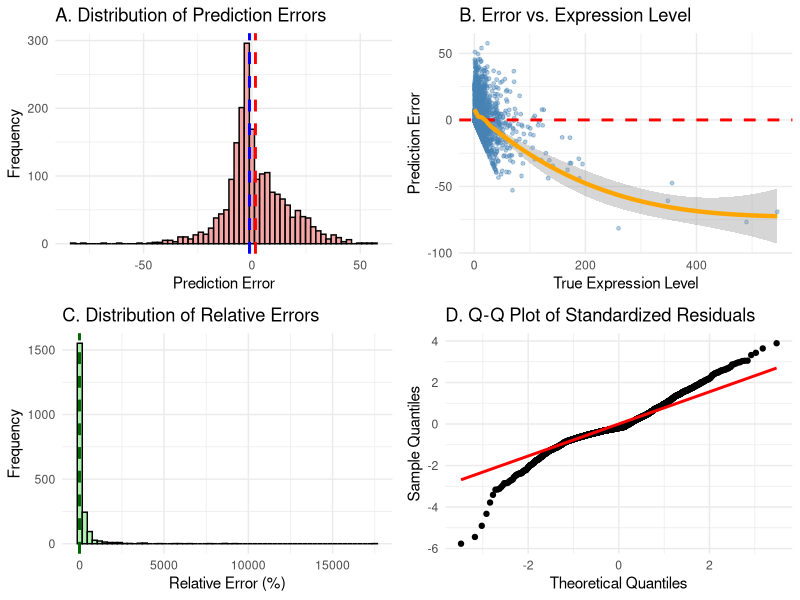
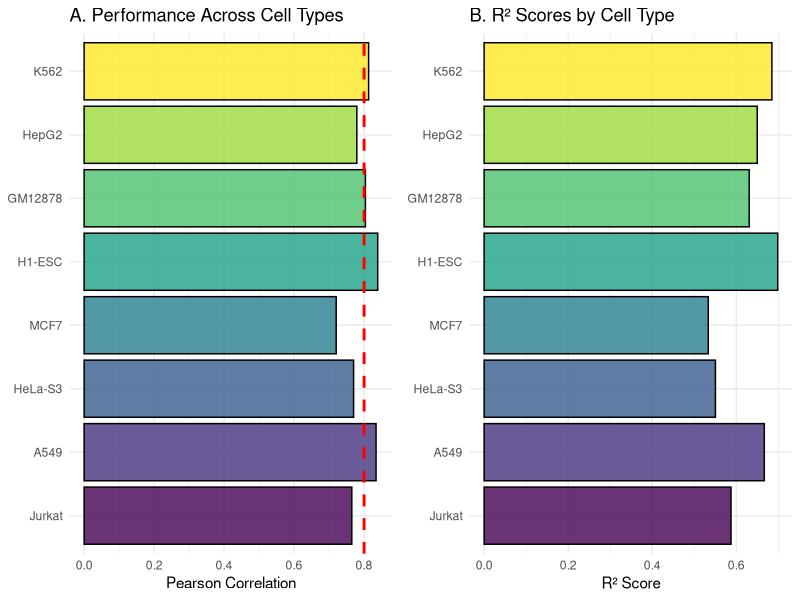
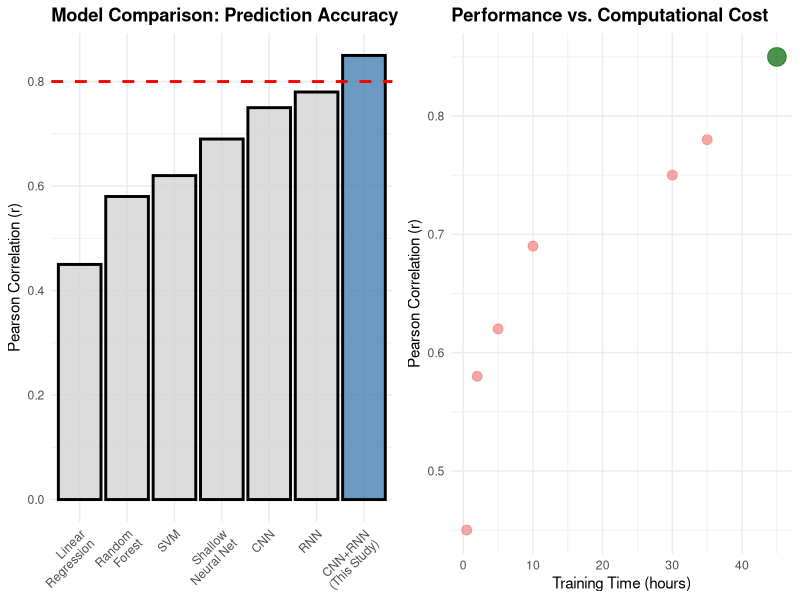
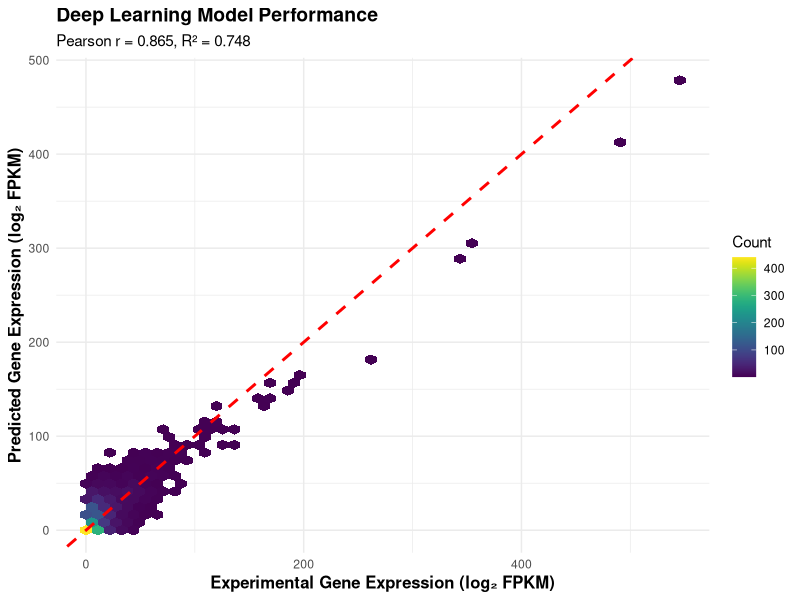

The R script that drew these images, in order:
# Gene Expression Prediction Visualizations in R
# =================================================
# 
# This script generates visualizations for analyzing deep learning model
# performance in predicting gene expression from DNA sequences.
#
# Author: Scientific Blog Post Series
# Date: October 26, 2025
#
# Required packages: ggplot2, dplyr, gridExtra, viridis

# Load required libraries
if (!require("ggplot2")) install.packages("ggplot2")
if (!require("dplyr")) install.packages("dplyr")
if (!require("gridExtra")) install.packages("gridExtra")
if (!require("viridis")) install.packages("viridis")

library(ggplot2)
library(dplyr)
library(gridExtra)
library(viridis)

# Create output directory
dir.create("figures", showWarnings = FALSE)

# Set seed for reproducibility
set.seed(42)

# Generate simulated data
generate_data <- function(n = 2000, correlation = 0.85) {
  true_expr <- rlnorm(n, meanlog = 2, sdlog = 1.2)
  noise_std <- sqrt((1 - correlation^2) / correlation^2) * sd(true_expr)
  pred_expr <- correlation * true_expr + rnorm(n, 0, noise_std)
  pred_expr <- pmax(pred_expr, 0.1)
  
  data.frame(
    true_expression = true_expr,
    predicted_expression = pred_expr
  )
}

# Figure 1: Model Performance
plot_model_performance <- function(data) {
  cor_val <- cor(data$true_expression, data$predicted_expression, method = "pearson")
  r2_val <- cor_val^2
  
  p <- ggplot(data, aes(x = true_expression, y = predicted_expression)) +
    geom_hex(bins = 50) +
    geom_abline(intercept = 0, slope = 1, color = "red", linetype = "dashed", size = 1) +
    scale_fill_viridis(name = "Count") +
    labs(
      x = "Experimental Gene Expression (log₂ FPKM)",
      y = "Predicted Gene Expression (log₂ FPKM)",
      title = "Deep Learning Model Performance",
      subtitle = sprintf("Pearson r = %.3f, R² = %.3f", cor_val, r2_val)
    ) +
    theme_minimal() +
    theme(
      plot.title = element_text(face = "bold", size = 14),
      axis.title = element_text(face = "bold", size = 12)
    )
  
  ggsave("figures/figure1_model_performance_R.png", p, width = 8, height = 7, dpi = 300)
  print("Saved: figures/figure1_model_performance_R.png")
  
  return(list(correlation = cor_val, r2 = r2_val))
}

# Figure 2: Error Analysis
plot_error_analysis <- function(data) {
  data$error <- data$predicted_expression - data$true_expression
  data$relative_error <- (data$error / data$true_expression) * 100
  
  p1 <- ggplot(data, aes(x = error)) +
    geom_histogram(bins = 60, fill = "lightcoral", color = "black", alpha = 0.7) +
    geom_vline(aes(xintercept = mean(error)), color = "red", linetype = "dashed", size = 1) +
    geom_vline(aes(xintercept = median(error)), color = "blue", linetype = "dashed", size = 1) +
    labs(
      x = "Prediction Error",
      y = "Frequency",
      title = "A. Distribution of Prediction Errors"
    ) +
    theme_minimal()
  
  p2 <- ggplot(data, aes(x = true_expression, y = error)) +
    geom_point(alpha = 0.4, size = 1, color = "steelblue") +
    geom_hline(yintercept = 0, color = "red", linetype = "dashed", size = 1) +
    geom_smooth(method = "loess", color = "orange", size = 1.5) +
    labs(
      x = "True Expression Level",
      y = "Prediction Error",
      title = "B. Error vs. Expression Level"
    ) +
    theme_minimal()
  
  p3 <- ggplot(data, aes(x = relative_error)) +
    geom_histogram(bins = 60, fill = "lightgreen", color = "black", alpha = 0.7) +
    geom_vline(aes(xintercept = median(relative_error)), 
               color = "darkgreen", linetype = "dashed", size = 1) +
    labs(
      x = "Relative Error (%)",
      y = "Frequency",
      title = "C. Distribution of Relative Errors"
    ) +
    theme_minimal()
  
  p4 <- ggplot(data, aes(sample = scale(error))) +
    stat_qq() +
    stat_qq_line(color = "red", size = 1) +
    labs(
      title = "D. Q-Q Plot of Standardized Residuals",
      x = "Theoretical Quantiles",
      y = "Sample Quantiles"
    ) +
    theme_minimal()
  
  combined <- grid.arrange(p1, p2, p3, p4, ncol = 2)
  ggsave("figures/figure2_error_analysis_R.png", combined, width = 14, height = 10, dpi = 300)
  print("Saved: figures/figure2_error_analysis_R.png")
}

# Figure 3: Cell Type Performance
plot_cell_type_performance <- function() {
  cell_types <- c('K562', 'HepG2', 'GM12878', 'H1-ESC', 'MCF7', 'HeLa-S3', 'A549', 'Jurkat')
  
  df <- data.frame(
    CellType = factor(cell_types, levels = rev(cell_types)),
    Pearson = pmax(0.7, pmin(0.92, rnorm(length(cell_types), 0.82, 0.05))),
    MSE = runif(length(cell_types), 0.15, 0.35),
    Samples = sample(400:800, length(cell_types), replace = TRUE)
  )
  df$R2 <- df$Pearson^2 + rnorm(length(cell_types), 0, 0.02)
  
  p1 <- ggplot(df, aes(x = Pearson, y = CellType, fill = CellType)) +
    geom_col(alpha = 0.8, color = "black") +
    geom_vline(xintercept = 0.8, linetype = "dashed", color = "red", size = 1) +
    scale_fill_viridis_d() +
    labs(
      x = "Pearson Correlation",
      y = NULL,
      title = "A. Performance Across Cell Types"
    ) +
    theme_minimal() +
    theme(legend.position = "none")
  
  p2 <- ggplot(df, aes(x = R2, y = CellType, fill = CellType)) +
    geom_col(alpha = 0.8, color = "black") +
    scale_fill_viridis_d() +
    labs(
      x = "R² Score",
      y = NULL,
      title = "B. R² Scores by Cell Type"
    ) +
    theme_minimal() +
    theme(legend.position = "none")
  
  combined <- grid.arrange(p1, p2, ncol = 2)
  ggsave("figures/figure3_cell_type_performance_R.png", combined, width = 14, height = 5, dpi = 300)
  print("Saved: figures/figure3_cell_type_performance_R.png")
}

# Figure 4: Model Comparison
plot_model_comparison <- function() {
  models <- c('Linear\nRegression', 'Random\nForest', 'SVM', 'Shallow\nNeural Net', 
              'CNN', 'RNN', 'CNN+RNN\n(This Study)')
  
  df <- data.frame(
    Model = factor(models, levels = models),
    Correlation = c(0.45, 0.58, 0.62, 0.69, 0.75, 0.78, 0.85),
    R2 = c(0.20, 0.34, 0.38, 0.48, 0.56, 0.61, 0.72),
    TrainingTime = c(0.5, 2, 5, 10, 30, 35, 45),
    Highlight = c(rep("Baseline", 6), "This Study")
  )
  
  p1 <- ggplot(df, aes(x = Model, y = Correlation, fill = Highlight)) +
    geom_col(alpha = 0.8, color = "black", size = 1) +
    scale_fill_manual(values = c("Baseline" = "lightgray", "This Study" = "steelblue")) +
    geom_hline(yintercept = 0.8, linetype = "dashed", color = "red", size = 1) +
    labs(
      y = "Pearson Correlation (r)",
      x = NULL,
      title = "Model Comparison: Prediction Accuracy"
    ) +
    theme_minimal() +
    theme(
      legend.position = "none",
      axis.text.x = element_text(angle = 45, hjust = 1),
      plot.title = element_text(face = "bold")
    )
  
  p2 <- ggplot(df, aes(x = TrainingTime, y = Correlation, color = Highlight, size = Highlight)) +
    geom_point(alpha = 0.7) +
    scale_color_manual(values = c("Baseline" = "lightcoral", "This Study" = "darkgreen")) +
    scale_size_manual(values = c("Baseline" = 3, "This Study" = 6)) +
    labs(
      x = "Training Time (hours)",
      y = "Pearson Correlation (r)",
      title = "Performance vs. Computational Cost"
    ) +
    theme_minimal() +
    theme(legend.position = "none", plot.title = element_text(face = "bold"))
  
  combined <- grid.arrange(p1, p2, ncol = 2)
  ggsave("figures/figure4_model_comparison_R.png", combined, width = 14, height = 5, dpi = 300)
  print("Saved: figures/figure4_model_comparison_R.png")
}

# Main execution
cat("========================================\n")
cat("Gene Expression Prediction Visualizations\n")
cat("========================================\n\n")

cat("Generating data...\n")
data <- generate_data(n = 2000, correlation = 0.85)

cat("\nGenerating visualizations...\n\n")
metrics <- plot_model_performance(data)
plot_error_analysis(data)
plot_cell_type_performance()
plot_model_comparison()

cat("\n========================================\n")
cat("Summary Statistics:\n")
cat("========================================\n")
cat(sprintf("Pearson Correlation: %.3f\n", metrics$correlation))
cat(sprintf("R² Score: %.3f\n", metrics$r2))
cat("\nAll visualizations saved to 'figures/' directory\n")
cat("========================================\n")

